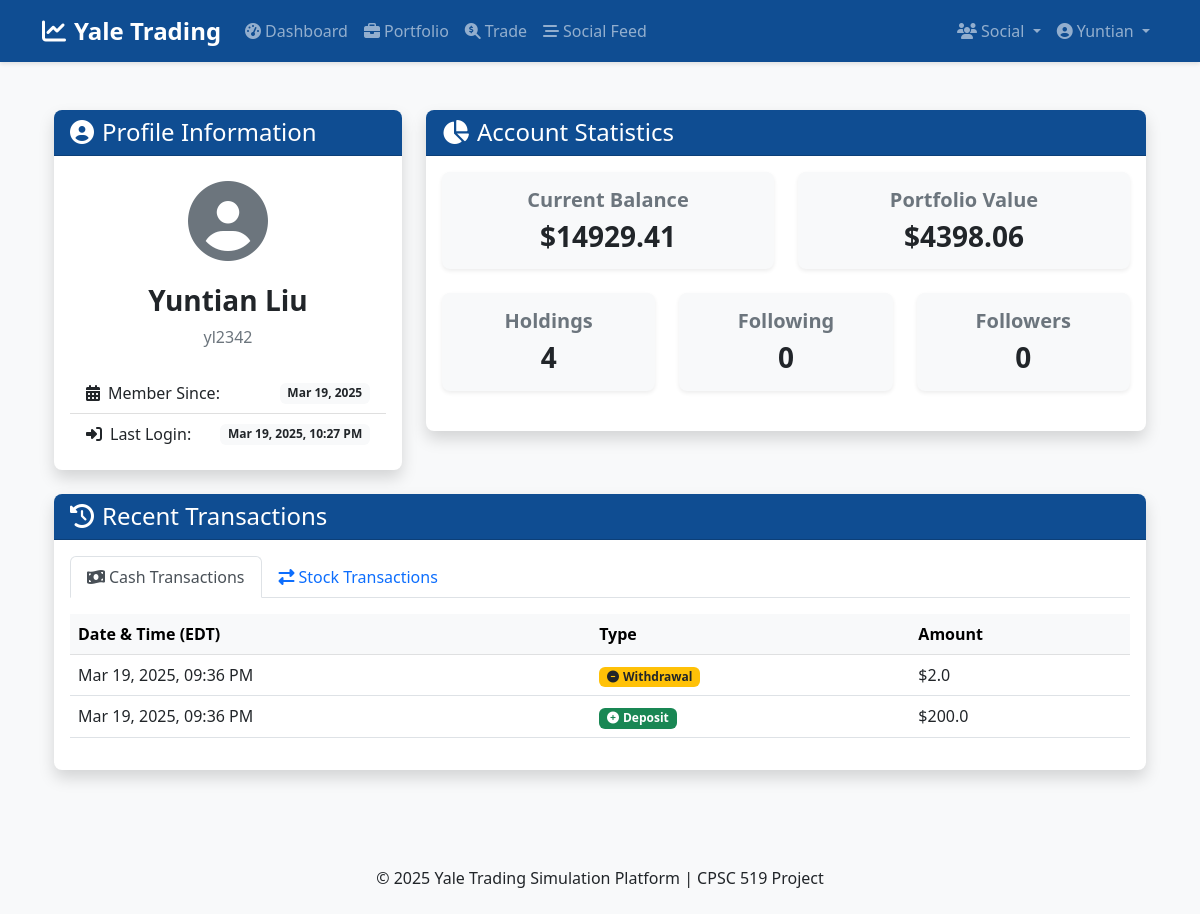
Before: /profile (signed in) with the older database file.
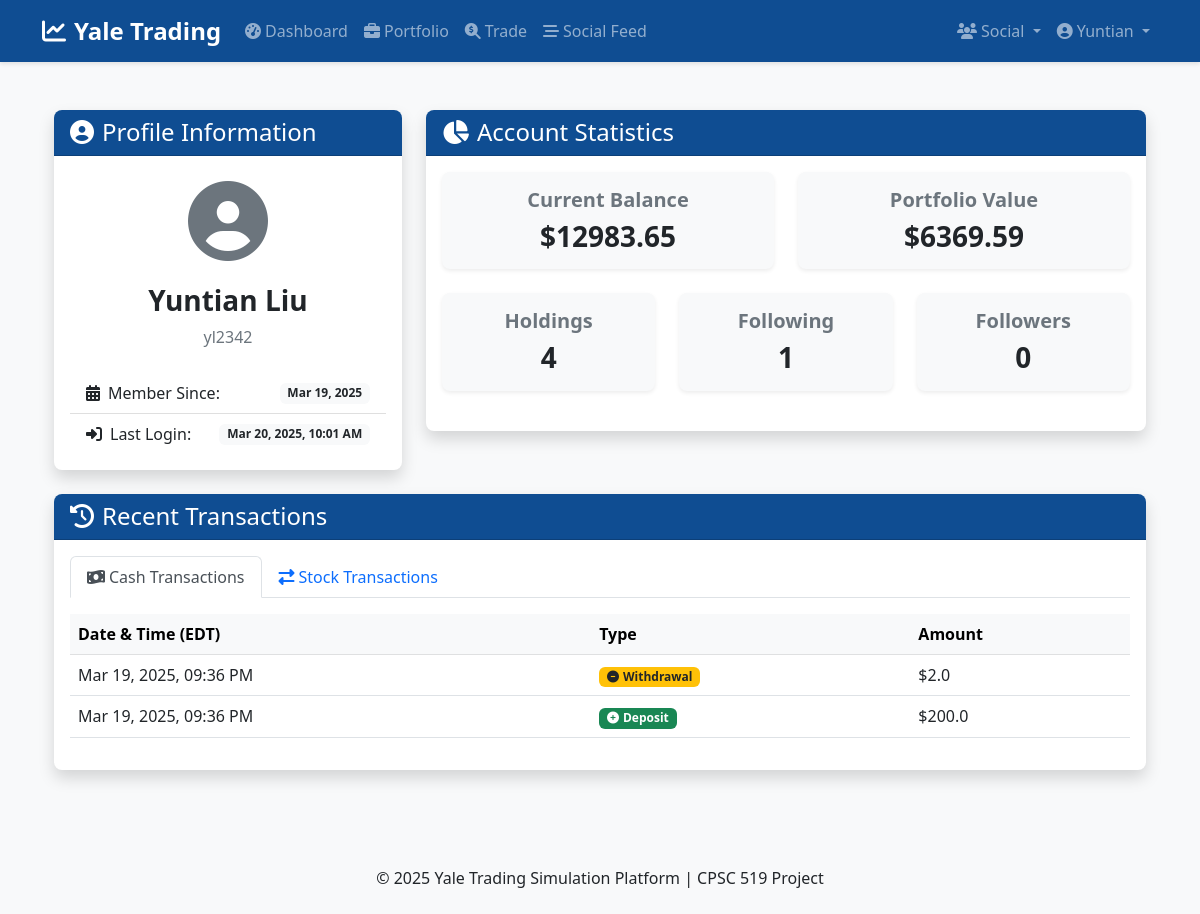
After: the same page with the newer database file.
### app/models/user.py (models this page shows, shortened)
class User(db.Model, UserMixin):
    id = db.Column(db.Integer, primary_key=True)
    net_id = db.Column(db.String(20), unique=True, nullable=False)
    password_hash = db.Column(db.String(128), nullable=False)
    first_name = db.Column(db.String(50), nullable=False)
    last_name = db.Column(db.String(50), nullable=False)
    balance = db.Column(db.Float, default=0.0)
    created_at_edt = db.Column(db.DateTime, default=datetime.now(zoneinfo.ZoneInfo("America/New_York")))
    last_login_edt = db.Column(db.DateTime, default=datetime.now(zoneinfo.ZoneInfo("America/New_York")))
    is_active = db.Column(db.Boolean, default=True)
    portfolio = db.relationship('StockHolding', backref='user', lazy=True)
    transactions = db.relationship('Transaction', backref='user', lazy=True)
    cash_transactions = db.relationship('CashTransaction', backref='user', lazy=True)
    posts = db.relationship('TradingPost', backref='author', lazy=True)
    comments = db.relationship('Comment', backref='author', lazy=True)
    followed = db.relationship(
        'User', secondary=followers,
        primaryjoin=(followers.c.follower_id == id),
        secondaryjoin=(followers.c.followed_id == id),
        backref=db.backref('followers', lazy='dynamic'), lazy='dynamic'
    )
    def get_portfolio_value(self):
        total_value = 0.0
        for holding in self.portfolio:
            total_value += holding.quantity * holding.current_price
        return total_value

### app/models/stock.py (models this page shows, shortened)
class StockHolding(db.Model):
    id = db.Column(db.Integer, primary_key=True)
    user_id = db.Column(db.Integer, db.ForeignKey('user.id'), nullable=False)
    ticker = db.Column(db.String(10), nullable=False)
    company_name = db.Column(db.String(100), nullable=False)
    quantity = db.Column(db.Float, nullable=False, default=0)
    average_buy_price = db.Column(db.Float, nullable=False)
    current_price = db.Column(db.Float, nullable=False)
    last_updated = db.Column(db.DateTime, default=datetime.utcnow, onupdate=datetime.utcnow)

class CashTransaction(db.Model):
    id = db.Column(db.Integer, primary_key=True)
    user_id = db.Column(db.Integer, db.ForeignKey('user.id'), nullable=False)
    transaction_type = db.Column(db.String(10), nullable=False)  # 'deposit' or 'withdraw'
    amount = db.Column(db.Float, nullable=False)
    timestamp = db.Column(db.DateTime, default=datetime.utcnow)

### app/controllers/auth.py (the view)
@auth_bp.route('/profile', methods=['GET'])
@login_required
def profile():
    return render_template('auth/profile.html', title='My Profile')

### app/models/user.py (called while the page is built)
@login_manager.user_loader
def load_user(user_id):
    return User.query.get(int(user_id))

### app/templates/auth/profile.html (shortened to what this page needs)
{% extends "layout.html" %}
{% block content %}
<div class="container py-4">
    <div class="row">
        <div class="col-lg-4 mb-4">
            <div class="card shadow">
                <div class="card-header bg-primary text-white">
                    <h2 class="h4 mb-0"><i class="fas fa-user-circle me-2"></i>Profile Information</h2>
                </div>
                <div class="card-body">
                    <div class="text-center mb-4">
                        <div class="display-1 text-muted mb-3">
                            <i class="fas fa-user-circle"></i>
                        </div>
                        <h3>{{ current_user.first_name }} {{ current_user.last_name }}</h3>
                        <p class="text-muted">{{ current_user.net_id }}</p>
                    </div>
                    <div class="list-group list-group-flush">
                        <div class="list-group-item d-flex justify-content-between align-items-center">
                            <span><i class="fas fa-calendar-alt me-2"></i>Member Since:</span>
                            <span class="badge bg-light text-dark">{{ current_user.created_at_edt.strftime('%b %d, %Y') }}</span>
                        </div>
                        <div class="list-group-item d-flex justify-content-between align-items-center">
                            <span><i class="fas fa-sign-in-alt me-2"></i>Last Login:</span>
                            <span class="badge bg-light text-dark">{{ current_user.last_login_edt.strftime('%b %d, %Y, %I:%M %p') }}</span>
                        </div>
                    </div>
                </div>
            </div>
        </div>
        <div class="col-lg-8 mb-4">
            <div class="card shadow">
                <div class="card-header bg-primary text-white">
                    <h2 class="h4 mb-0"><i class="fas fa-chart-pie me-2"></i>Account Statistics</h2>
                </div>
                <div class="card-body">
                    <div class="row">
                        <div class="col-md-6 mb-4">
                            <div class="card bg-light">
                                <div class="card-body text-center">
                                    <h5 class="text-muted">Current Balance</h5>
                                    <h3 class="mb-0">${{ current_user.balance|round(2) }}</h3>
                                </div>
                            </div>
                        </div>
                        <div class="col-md-6 mb-4">
                            <div class="card bg-light">
                                <div class="card-body text-center">
                                    <h5 class="text-muted">Portfolio Value</h5>
                                    <h3 class="mb-0">${{ current_user.get_portfolio_value()|round(2) }}</h3>
                                </div>
                            </div>
                        </div>
                    </div>
                    <div class="row">
                        <div class="col-md-4 mb-4">
                            <div class="card bg-light">
                                <div class="card-body text-center">
                                    <h5 class="text-muted">Holdings</h5>
                                    <h3 class="mb-0">{{ current_user.portfolio|length }}</h3>
                                </div>
                            </div>
                        </div>
                        <div class="col-md-4 mb-4">
                            <div class="card bg-light">
                                <div class="card-body text-center">
                                    <h5 class="text-muted">Following</h5>
                                    <h3 class="mb-0">{{ current_user.followed.count() }}</h3>
                                </div>
                            </div>
                        </div>
                        <div class="col-md-4 mb-4">
                            <div class="card bg-light">
                                <div class="card-body text-center">
                                    <h5 class="text-muted">Followers</h5>
                                    <h3 class="mb-0">{{ current_user.followers.count() }}</h3>
                                </div>
                            </div>
                        </div>
                    </div>
                </div>
            </div>
        </div>
    </div>
    <div class="row">
        <div class="col-12">
            <div class="card shadow">
                <div class="card-header bg-primary text-white">
                    <h2 class="h4 mb-0"><i class="fas fa-history me-2"></i>Recent Transactions</h2>
                </div>
                <div class="card-body">
                    <ul class="nav nav-tabs mb-3" id="transactionTabs" role="tablist">
                        <li class="nav-item" role="presentation">
                            <button class="nav-link active" id="cash-tab" data-bs-toggle="tab" data-bs-target="#cash" type="button" role="tab">
                                <i class="fas fa-money-bill-wave me-1"></i>Cash Transactions
                            </button>
                        </li>
                        <li class="nav-item" role="presentation">
                            <button class="nav-link" id="stock-tab" data-bs-toggle="tab" data-bs-target="#stock" type="button" role="tab">
                                <i class="fas fa-exchange-alt me-1"></i>Stock Transactions
                            </button>
                        </li>
                    </ul>
                    <div class="tab-content" id="transactionTabsContent">
                        <div class="tab-pane fade show active" id="cash" role="tabpanel" aria-labelledby="cash-tab">
                            {% if current_user.cash_transactions %}
                                <div class="table-responsive">
                                    <table class="table table-hover">
                                        <thead class="table-light">
                                            <tr>
                                                <th>Date & Time (EDT)</th>
                                                <th>Type</th>
                                                <th>Amount</th>
                                            </tr>
                                        </thead>
                                        <tbody>
                                            {% for transaction in current_user.cash_transactions|sort(attribute='timestamp', reverse=true) %}
                                                {% if loop.index <= 10 %}
                                                <tr>
                                                    <td>{{ transaction.timestamp.strftime('%b %d, %Y, %I:%M %p') }}</td>
                                                    <td>
                                                        {% if transaction.transaction_type == 'deposit' %}
                                                            <span class="badge bg-success"><i class="fas fa-plus-circle me-1"></i>Deposit</span>
                                                        {% else %}
                                                            <span class="badge bg-warning text-dark"><i class="fas fa-minus-circle me-1"></i>Withdrawal</span>
                                                        {% endif %}
                                                    </td>
                                                    <td>${{ transaction.amount|round(2) }}</td>
                                                </tr>
                                                {% endif %}
                                            {% endfor %}
                                        </tbody>
                                    </table>
                                </div>
                            {% else %}
                                <div class="alert alert-info">
                                    <i class="fas fa-info-circle me-2"></i>No cash transactions found.
                                </div>
                            {% endif %}
                        </div>
                    </div>
                </div>
            </div>
        </div>
    </div>
</div>
{% endblock %}

### app/templates/layout.html (shortened to what this page needs)
<!DOCTYPE html>
<html lang="en">
<head>
    <link href="https://cdn.jsdelivr.net/npm/bootstrap@5.2.3/dist/css/bootstrap.min.css" rel="stylesheet">
    <link rel="stylesheet" href="https://cdnjs.cloudflare.com/ajax/libs/font-awesome/6.3.0/css/all.min.css">
    <link rel="stylesheet" href="{{ url_for('static', filename='css/main.css') }}">
</head>
<body>
    <header>
        <nav class="navbar navbar-expand-lg navbar-dark bg-primary">
            <div class="container">
                <a class="navbar-brand" href="{{ url_for('main.home') }}">
                    <i class="fas fa-chart-line me-2"></i>Yale Trading
                </a>
                <div class="collapse navbar-collapse" id="navbarNav">
                    <ul class="navbar-nav me-auto">
                        {% if current_user.is_authenticated %}
                            <li class="nav-item">
                                <a class="nav-link" href="{{ url_for('main.dashboard') }}">
                                    <i class="fas fa-tachometer-alt me-1"></i>Dashboard
                                </a>
                            </li>
                            <li class="nav-item">
                                <a class="nav-link" href="{{ url_for('trading.portfolio') }}">
                                    <i class="fas fa-briefcase me-1"></i>Portfolio
                                </a>
                            </li>
                            <li class="nav-item">
                                <a class="nav-link" href="{{ url_for('trading.stock_search') }}">
                                    <i class="fas fa-search-dollar me-1"></i>Trade
                                </a>
                            </li>
                            <li class="nav-item">
                                <a class="nav-link" href="{{ url_for('social.feed') }}">
                                    <i class="fas fa-stream me-1"></i>Social Feed
                                </a>
                            </li>
                        {% endif %}
                    </ul>
                    <ul class="navbar-nav">
                        {% if current_user.is_authenticated %}
                            <li class="nav-item dropdown">
                                <a class="nav-link dropdown-toggle" href="#" id="socialDropdown" role="button" data-bs-toggle="dropdown">
                                    <i class="fas fa-users me-1"></i>Social
                                </a>
                            </li>
                            <li class="nav-item dropdown">
                                <a class="nav-link dropdown-toggle" href="#" id="userDropdown" role="button" data-bs-toggle="dropdown">
                                    <i class="fas fa-user-circle me-1"></i>{{ current_user.first_name }}
                                </a>
                            </li>
                        {% endif %}
                    </ul>
                </div>
            </div>
        </nav>
    </header>
    <main class="container mt-4 mb-5">
        {% block content %}{% endblock %}
    </main>
    <footer class="bg-light py-4 mt-auto">
        <div class="container text-center">
            <p class="mb-0">&copy; {{ now.year }} Yale Trading Simulation Platform | CPSC 519 Project</p>
        </div>
    </footer>
</body>
</html>

### app/static/css/main.css (style rules this page uses)
body { min-height: 100vh; display: flex; flex-direction: column; background-color: #f8f9fa; }
main { flex: 1; }
h1, h2, h3, h4, h5, h6 { font-weight: 600; }
.bg-primary { background-color: #0f4d92 !important; }
a { color: #0f4d92; }
.card { border-radius: 0.5rem; overflow: hidden; border: none; box-shadow: 0 0.125rem 0.25rem rgba(0, 0, 0, 0.075); transition: transform 0.2s, box-shadow 0.2s; }
.card-header { font-weight: 600; }
.navbar { box-shadow: 0 2px 4px rgba(0, 0, 0, 0.1); }
.navbar-brand { font-weight: 700; font-size: 1.5rem; }

Changed rows visible on the page:
changed User "Yuntian": last_login_edt "Mar 19, 2025, 10:27 PM" → "Mar 20, 2025, 10:01 AM"; balance "14929.41" → "12983.65"
changed StockHolding: get_portfolio_value "4398.06" → "6369.59"
Other visible differences:
{{ current_user.followed.count() }}: "0" → "1"
